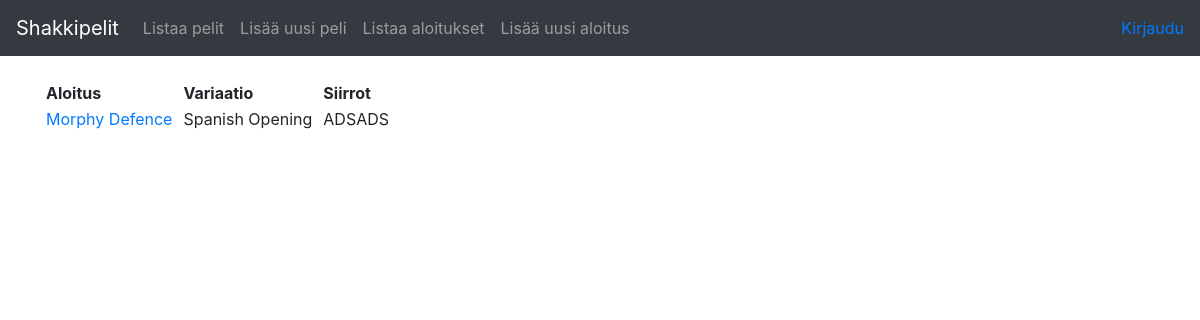
The app's page /openings with its own data.
### app/games/models.py (models this page shows, shortened)
class Opening(db.Model):
    id = db.Column(db.Integer, primary_key=True)
    name = db.Column(db.String(144), nullable=False)
    main_variation = db.Column(db.String(144), nullable=False)
    moves = db.Column(db.String(144), nullable=False)

### app/games/views.py (the view)
@app.route("/openings", methods=["GET"])
def openings_index():
    return render_template("games/listopenings.html", openings = Opening.query.all())

### app/templates/games/listopenings.html (shortened to what this page needs)
{% extends "layout.html" %}
{% block body %}
  <table>
    <tr>
      <th style="padding-right: 10px;">Aloitus</th>
      <th style="padding-right: 10px;">Variaatio</th>
      <th style="padding-right: 10px;">Siirrot</th>
      <th></th>
    </tr>
    {% for opening in openings %}
    <tr>
      <td style="padding-right: 10px;"><a href="{{ url_for('openings_games', name=opening.name) }}">{{ opening.name }}</a></td>
      <td style="padding-right: 10px;">{{ opening.main_variation }}</td>
      <td style="padding-right: 10px;">{{ opening.moves }}</td>
    </tr>
    {% endfor %}
  </table>
{% endblock %}

### records on screen
Opening: name "Morphy Defence", main_variation "Spanish Opening", moves "ADSADS"
